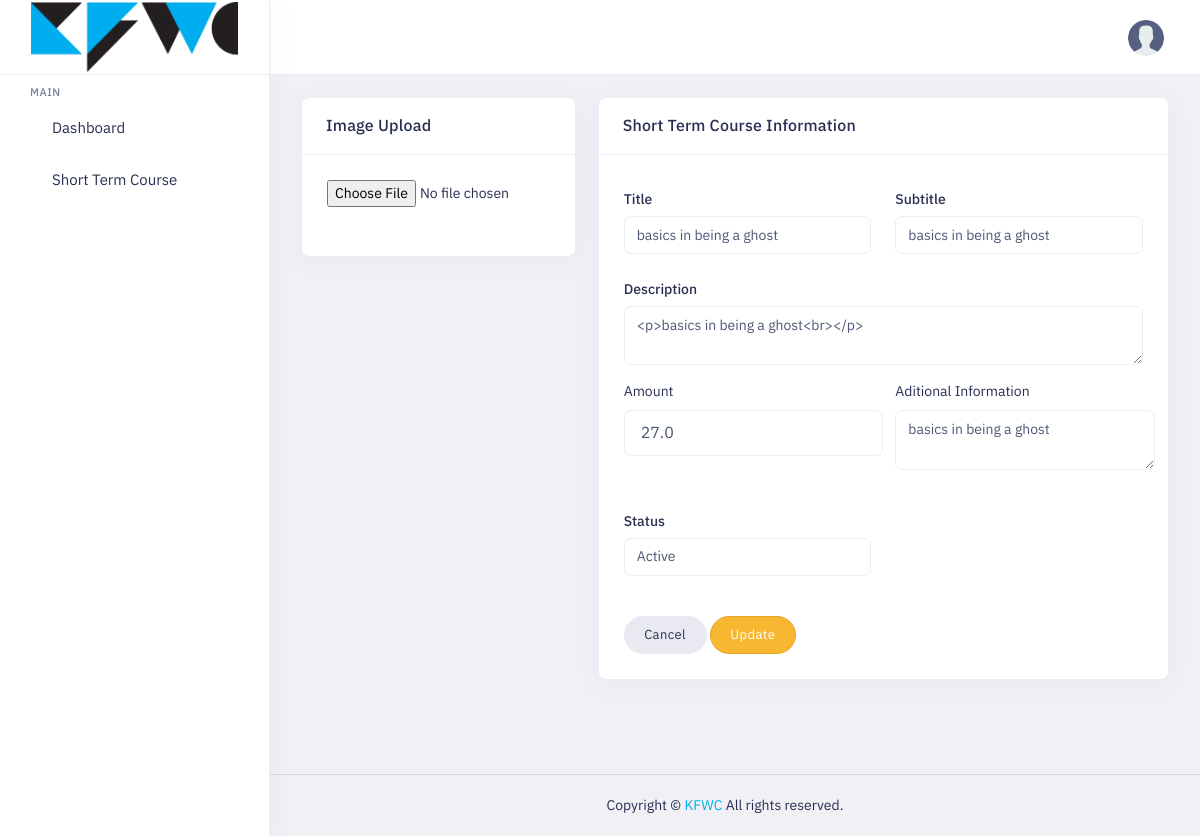
The page /update_short_course/6 (signed in) on the database its author committed.
### fns/models.py (models this page shows)
class ShortTermCourse(models.Model):
    title = models.CharField(max_length=100)
    subtitle = models.CharField(max_length=100)
    description = models.TextField()
    image = models.ImageField(default=None)
    amount = models.FloatField()
    additional_information = models.TextField()
    status = models.CharField(max_length=10, choices=[('Enable', 'Enable'), ('Disable', 'Disable')])

### fns/views.py (the view, shortened to what this page needs)
# urls.py: path('update_short_course/<int:id>', UpdateShortCourseAPI.as_view(), name='update_short_course'),
class UpdateShortCourseAPI(APIView):
    def get(self, request, id):
        course = get_object_or_404(ShortTermCourse, id=id)
        form = ShortTermCourseForm(initial={
            'title': course.title,
            'subtitle': course.subtitle,
            'description': course.description,
            'amount' : course.amount,
            'additional_information' : course.additional_information,
            'status' : course.status,
            'image' : course.image
        })
        return render(request, "short-course-edit.html", {'course': course})

### templates/short-course-edit.html (shortened to what this page needs)
{% extends "base.html" %}
{% block content %}
{% load static %}
<div class="main-content app-content mt-0">
    <div class="side-app">
        <div class="main-container container-fluid">
            <div class="page-header">
                <h1 class="page-title">Short Term Course Update</h1>
                <a href="/short_course" class="btn btn-danger btn-pill">View</a>
            </div>
            <form action="{% url 'update_short_course' course.id %}" method="POST" class="" enctype="multipart/form-data">
                <div class="row">
                    <div class="col-lg-4 col-md-6">
                        <div class="card">
                            <div class="card-header">
                                <h3 class="card-title">Image Upload</h3>
                            </div>
                            <div class=" card-body">
                                <div class="row mb-5">
                                    <div class="col-lg-12 col-sm-12 mb-4 mb-lg-0">
                                        <input type="file" class="dropify" data-bs-height="180" src="media/{{course.image}}" name="image"/>
                                    </div>
                                </div>
                            </div>
                        </div>
                    </div>
                    <div class="col-lg-8">
                        <div class="card">
                            <div class="card-header">
                                <h3 class="card-title">Short Term Course Information</h3>
                            </div>
                            <div class="card-body">
                                <div class="row">
                                    <div class="col-sm-6 col-md-6">
                                        <div class="form-group">
                                            <label class="form-label">Title</label>
                                            <input type="text" class="form-control" placeholder="Title" name="title" value="{{ course.title }}">
                                        </div>
                                    </div>
                                    <div class="col-sm-6 col-md-6">
                                        <div class="form-group">
                                            <label class="form-label">Subtitle</label>
                                            <input type="text" class="form-control" placeholder="Subtitle" name="subtitle" value="{{ course.subtitle }}">
                                        </div>
                                    </div>
                                    <div class="col-md-12">
                                        <div class="form-group">
                                            <label class="form-label">Description</label>
                                            <textarea id="summernote" name="description" class="form-control" placeholder="Description">{{ course.description }}</textarea>
                                        </div>
                                    </div>
                                    <div class="form-group">
                                        <div class="multi-field-wrapper ">
                                          <div class="multi-fields">
                                            <div class="multi-field">
                                              <div class="row">
                                              <div class="col-lg-6" style="padding-right:0px">
                                                  <div class="form-group">
                                                    <label>Amount</label>
                                                    <input type="number" class="form-control form-control-lg" placeholder="Value" name="amount" value="{{ course.amount }}">
                                                  </div>
                                                </div>
                                                <div class="col-lg-6" style="padding-right:0px">
                                                  <div class="form-group">
                                                    <label>Aditional Information</label>
                                                    <textarea class="form-control mb-4" placeholder="Textarea"  name="additional_information" >{{ course.additional_information }} </textarea>
                                                  </div>
                                                </div>
                                              </div>
                                            </div>
                                          </div>
                                        </div>
                                        </div>
                                    <div class="col-md-6">
                                        <div class="form-group">
                                            <label class="form-label">Status</label>
                                            <select class="form-control select2" data-placeholder="Status" name="status">
                                                <option value="Active" {% if course.status == 'Active' %} selected {% endif %}>Active</option>
                                            </select>
                                        </div>
                                    </div>
                                    <div class="col-lg-12">
                                        <div class="mt-5">
                                            <a href="/short_course" class="btn btn-default btn-pill">Cancel</a>
                                            <button type="submit" class="btn btn-warning btn-pill">Update</button>
                                        </div>
                                    </div>
                                </div>
                            </div>
                        </div>
                    </div>
                </div>
            </form>
        </div>
    </div>
</div>
{% endblock %}

### static/colors/color1.css (style rules this page uses)
a { color: var(--primary-bg-color); }

### rows shown on the page
ShortTermCourse: title "basics in being a ghost", subtitle "basics in being a ghost", description "<p>basics in being a ghost<br></p>", amount "27.0", additional_information "basics in being a ghost", status "Active"
